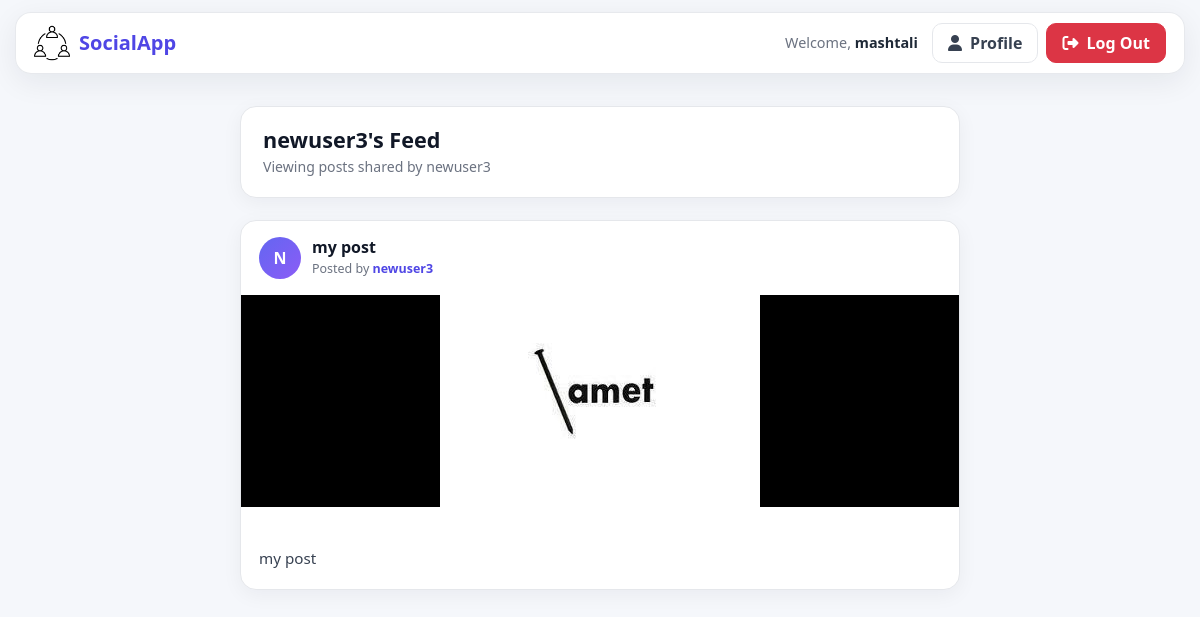
The page /users/user-profile/newuser3/ (signed in) on the database its author committed.
### posts/models.py (models this page shows, shortened)
class Post(models.Model):
    user = models.ForeignKey(settings.AUTH_USER_MODEL,
                            on_delete=models.CASCADE)
    image = models.ImageField(upload_to='image/%y/%m/%d')
    caption = models.TextField(blank=True)
    title = models.CharField(max_length=200)
    slug = models.SlugField(max_length=200,blank=True)
    created = models.DateTimeField(auto_now_add=True)
    liked_by = models.ManyToManyField(settings.AUTH_USER_MODEL,related_name='post_liked',blank=True)
    class Meta:
        ordering = ['-created']  # Set default ordering for all queries (newest first)

### users/views.py (the view)
# urls.py: path('user-profile/<str:username>/', views.user_profile , name = 'user_profile'),
@login_required
def user_profile(request, username):
    profile_user = get_object_or_404(User, username=username)
    user_posts = profile_user.post_set.all().order_by('-created')  # Assuming Related name on Post model or default set
    context = {
        'profile_user': profile_user,
        'posts': user_posts,
    }
    return render(request, 'users/profile.html', context)

### users/templates/users/profile.html (shortened to what this page needs)
{% extends 'base.html' %}
{% block body %}
<div class="feed-container">
<div class="feed-header">
    <div>
        <h2 class="feed-title">
            {{ profile_user.username }}'s Feed
        </h2>
        <p class="feed-subtitle">
            {% if request.user == profile_user %}
                Manage your profile and posts
            {% else %}
                Viewing posts shared by {{ profile_user.username }}
            {% endif %}
        </p>
    </div>
</div>
{% for post in posts %}
    <article class="post-card" id="post-{{ post.id }}">
        <div class="post-header">
            <div class="post-user">
                <div class="d-flex align-items-center gap-2">
                    {% if post.user.profile.photo %}
                        <img src="{{ post.user.profile.photo.url }}" alt="{{ post.user.username }}" class="rounded-circle" style="width: 32px; height: 32px; object-fit: cover;">
                    {% else %}
                        <div class="user-avatar">
                            {{ post.user.username|first }}
                        </div>
                    {% endif %}
                </div>
                <div>
                    <h3 class="post-title">
                        {{ post.title }}
                    </h3>
                    <span class="post-author">
                        Posted by
                        <a href="{% url 'user_profile' username=post.user.username %}" class="text-decoration-none">
                            <strong>{{ post.user.username }}</strong>
                        </a>
                    </span>
                </div>
            </div>
        </div>
        {% if post.image %}
            <div class="post-image-container">
                <img src="{{ post.image.url }}"
                     alt="{{ post.title }}"
                     class="post-image">
            </div>
        {% endif %}
        {% if post.caption %}
            <div class="post-caption">
                {{ post.caption }}
            </div>
        {% endif %}
    </article>
{% endfor %}
</div>
{% endblock %}

### users/templates/users/base.html (shortened to what this page needs)
{% load static %}
<!DOCTYPE html>
<html lang="en">
<head>
<link href="https://cdn.jsdelivr.net/npm/bootstrap@5.3.0/dist/css/bootstrap.min.css" rel="stylesheet">
<link rel="stylesheet"
      href="https://cdnjs.cloudflare.com/ajax/libs/font-awesome/6.4.0/css/all.min.css">
</head>
<body>
<header class="custom-navbar">
    <a href="{% url 'feed' %}" class="navbar-brand-logo">
        <img src="{% static 'users/images/group.png' %}"
             alt="SocialApp Logo">
        <span>SocialApp</span>
    </a>
    <div class="nav-user-info">
        {% if request.user.is_authenticated %}
            <span class="user-welcome">
                Welcome,
                <strong>{{ request.user.username }}</strong>
            </span>
            <a href="{% url 'user_profile' request.user.username %}"
               class="btn btn-custom-outline">
                <i class="fa-solid fa-user me-1"></i>
                Profile
            </a>
            <form action="{% url 'logout' %}"
                  method="post"
                  class="d-inline">
                <button type="submit"
                        class="btn btn-custom-danger">
                    <i class="fa-solid fa-right-from-bracket me-1"></i>
                    <span class="d-none d-sm-inline">Log Out</span>
                </button>
            </form>
        {% endif %}
    </div>
</header>
<main class="main-container">
    {% block body %}
    {% endblock %}
</main>
</body>
</html>

### users/templates/users/base.html (style rules this page uses)
:root { --primary: #4f46e5; --primary-dark: #4338ca; --background: #f5f7fb; --card: #ffffff; --text: #1f2937; --muted: #6b7280; --border: #e5e7eb; --danger: #dc3545; }
* { box-sizing: border-box; }
body { margin: 0; background: var(--background); color: var(--text); font-family: "Segoe UI", Tahoma, Geneva, Verdana, sans-serif; }
.custom-navbar { position: sticky; top: 12px; z-index: 1000; display: flex; align-items: center; justify-content: space-between; margin: 12px auto; padding: 10px 18px; width: calc(100% - 30px); max-width: 1200px; background: rgba(255, 255, 255, 0.94); border: 1px solid rgba(229, 231, 235, 0.9); border-radius: 16px; box-shadow: 0 8px 30px rgba(15, 23, 42, 0.07); backdrop-filter: blur(12px); }
.navbar-brand-logo { display: flex; align-items: center; gap: 9px; color: var(--primary); text-decoration: none; font-size: 1.25rem; font-weight: 700; transition: 0.2s ease; }
.navbar-brand-logo img { height: 36px; width: 36px; object-fit: contain; }
.nav-user-info { display: flex; align-items: center; gap: 8px; }
.user-welcome { margin-right: 6px; color: var(--muted); font-size: 0.9rem; }
.user-welcome strong { color: var(--text); }
.btn-custom-primary, .btn-custom-outline, .btn-custom-danger { border-radius: 10px; padding: 7px 15px; font-weight: 600; transition: all 0.2s ease; }
.btn-custom-outline { background: white; color: #374151; border: 1px solid var(--border); }
.btn-custom-danger { background: var(--danger); color: white; border: 1px solid var(--danger); }
.main-container { width: 100%; max-width: 1200px; margin: 0 auto; padding: 20px 15px 50px; }

### users/templates/users/profile.html (style rules this page uses)
.feed-container { width: 100%; max-width: 720px; margin: 0 auto; }
.feed-header { display: flex; align-items: center; justify-content: space-between; padding: 20px 22px; margin-bottom: 22px; background: #ffffff; border: 1px solid #e5e7eb; border-radius: 16px; box-shadow: 0 5px 20px rgba(15, 23, 42, 0.05); }
.feed-title { margin: 0; color: #111827; font-size: 1.35rem; font-weight: 700; }
.feed-subtitle { margin: 3px 0 0; color: #6b7280; font-size: 0.88rem; }
.post-card { position: relative; margin-bottom: 22px; overflow: hidden; background: #ffffff; border: 1px solid #e5e7eb; border-radius: 16px; box-shadow: 0 5px 20px rgba(15, 23, 42, 0.05); transition: transform 0.2s ease, box-shadow 0.2s ease; }
.post-header { display: flex; align-items: center; justify-content: space-between; padding: 16px 18px; }
.post-user { display: flex; align-items: center; gap: 11px; }
.user-avatar { display: flex; align-items: center; justify-content: center; width: 42px; height: 42px; flex-shrink: 0; background: linear-gradient( 135deg, #6366f1, #8b5cf6 ); color: white; border-radius: 50%; font-weight: 700; font-size: 1rem; text-transform: uppercase; }
.post-title { margin: 0; color: #111827; font-size: 1rem; font-weight: 700; line-height: 1.3; }
.post-author { display: block; margin-top: 2px; color: #6b7280; font-size: 0.78rem; }
.post-author strong { color: #4f46e5; }
.post-image-container { width: 100%; max-height: 380px; background-color: #000000; display: flex; align-items: center; justify-content: center; overflow: hidden; }
.post-image { max-width: 100%; max-height: 380px; width: auto; height: auto; object-fit: contain; display: block; }
.post-caption { padding: 15px 18px 18px; color: #374151; font-size: 0.95rem; line-height: 1.6; white-space: pre-line; }

### rows shown on the page
Post: user.username|first "N", title "my post", user.username "newuser3", image (picture), caption "my post"

### other values the page prints
{{ request.user.username }} "mashtali"
{{ profile_user.username }} "newuser3"
